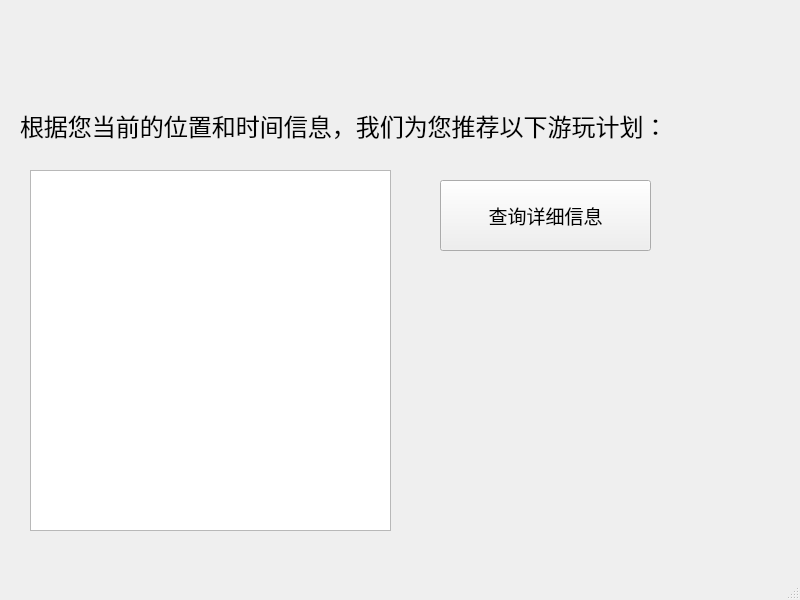
<?xml version="1.0" encoding="UTF-8"?>
<ui version="4.0">
 <class>recommend</class>
 <widget class="QMainWindow" name="recommend">
  <property name="geometry">
   <rect>
    <x>0</x>
    <y>0</y>
    <width>800</width>
    <height>600</height>
   </rect>
  </property>
  <property name="windowTitle">
   <string>MainWindow</string>
  </property>
  <widget class="QWidget" name="centralwidget">
   <widget class="QLabel" name="label">
    <property name="geometry">
     <rect>
      <x>20</x>
      <y>70</y>
      <width>641</width>
      <height>111</height>
     </rect>
    </property>
    <property name="font">
     <font>
      <family>Arial</family>
      <pointsize>18</pointsize>
     </font>
    </property>
    <property name="text">
     <string>根据您当前的位置和时间信息，我们为您推荐以下游玩计划：</string>
    </property>
   </widget>
   <widget class="QListWidget" name="listWidget">
    <property name="geometry">
     <rect>
      <x>30</x>
      <y>170</y>
      <width>361</width>
      <height>361</height>
     </rect>
    </property>
   </widget>
   <widget class="QPushButton" name="pushButton">
    <property name="geometry">
     <rect>
      <x>440</x>
      <y>180</y>
      <width>211</width>
      <height>71</height>
     </rect>
    </property>
    <property name="font">
     <font>
      <family>Arial</family>
      <pointsize>14</pointsize>
     </font>
    </property>
    <property name="text">
     <string>查询详细信息</string>
    </property>
   </widget>
  </widget>
  <widget class="QMenuBar" name="menubar">
   <property name="geometry">
    <rect>
     <x>0</x>
     <y>0</y>
     <width>800</width>
     <height>23</height>
    </rect>
   </property>
  </widget>
  <widget class="QStatusBar" name="statusbar"/>
 </widget>
 <resources/>
 <connections/>
</ui>
